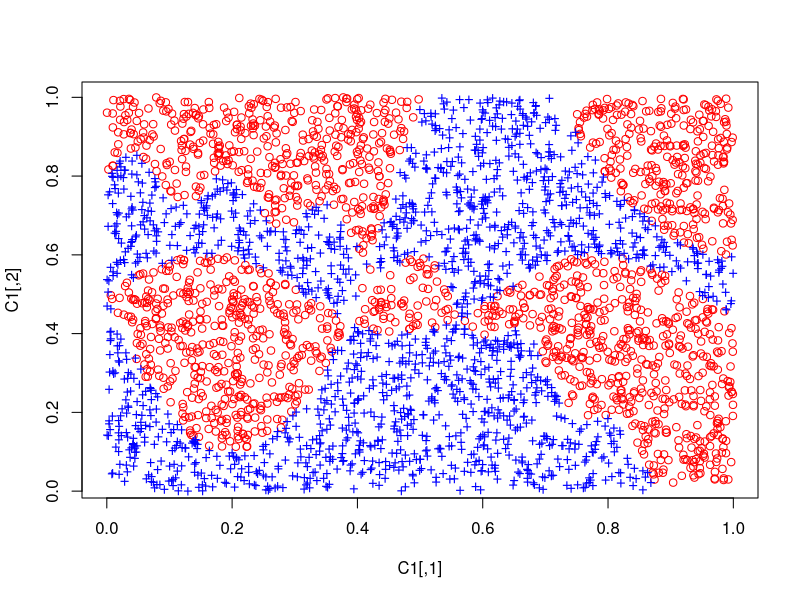
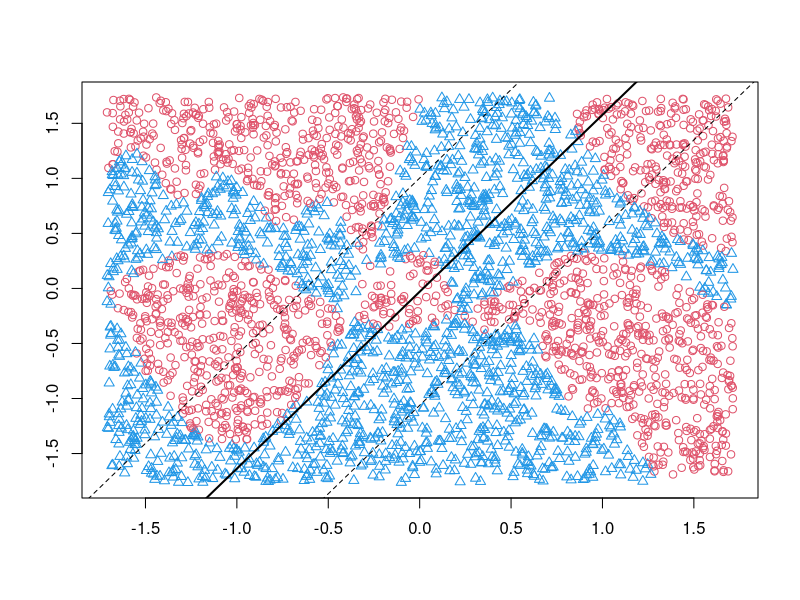
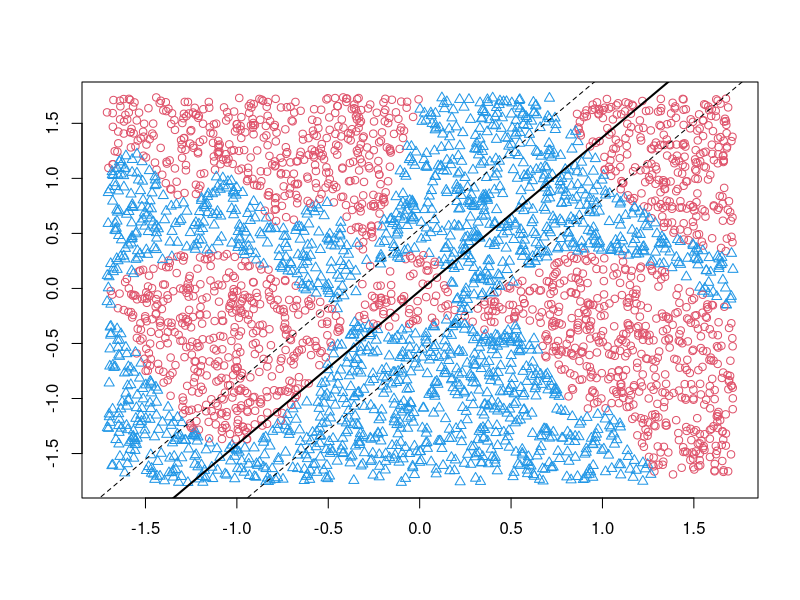
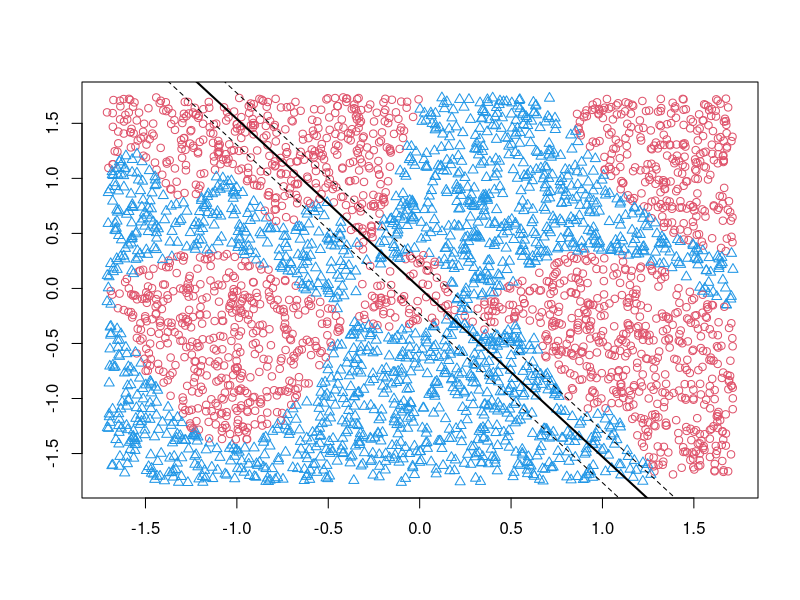
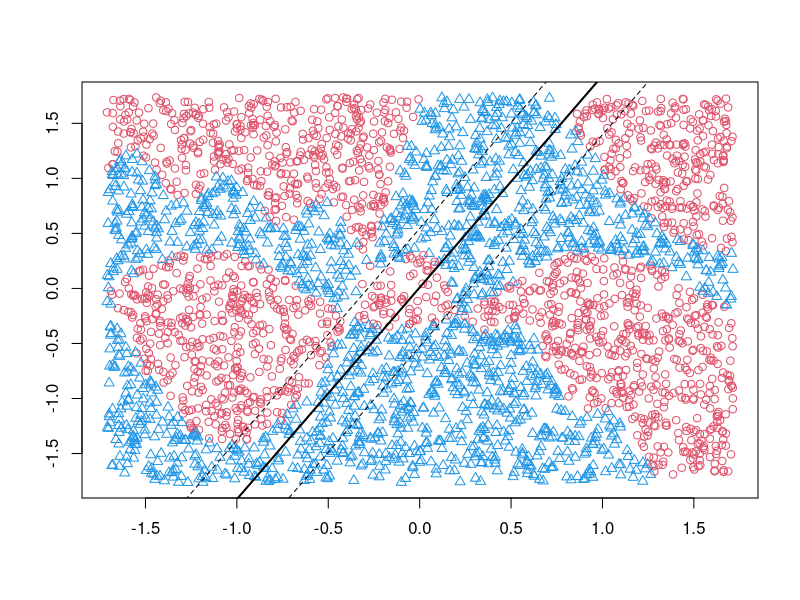
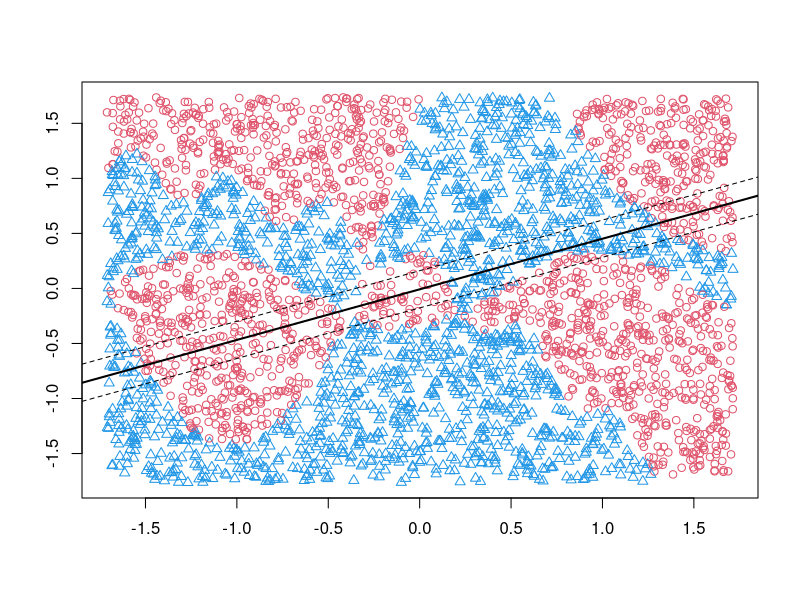
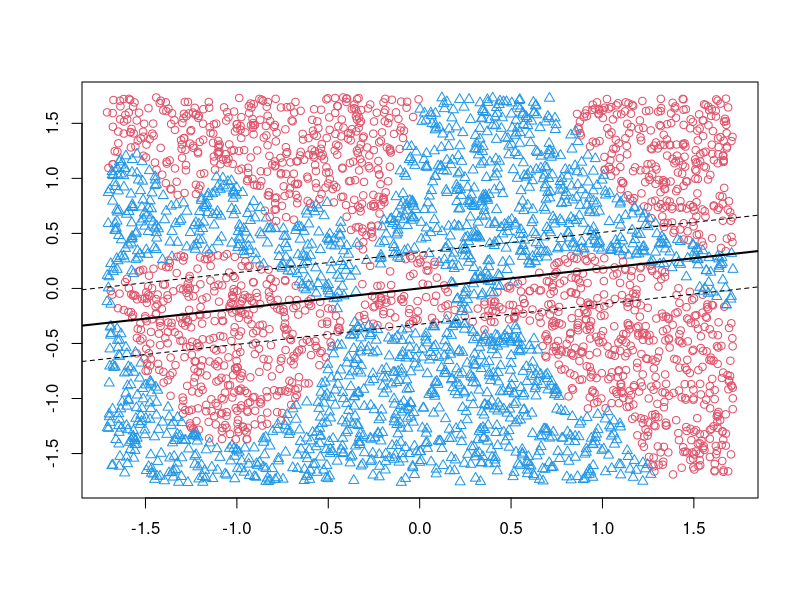
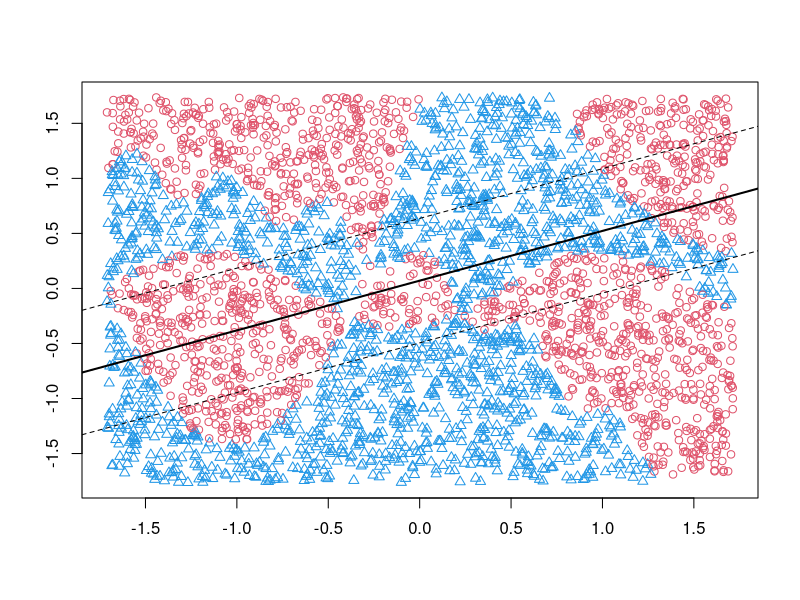

Write R code to recreate these figures, in order.
## P2 problem
set.seed(101)
library(caret)
library(kernlab)
OkoljePodatki <- 'C:/Users/Podlogar/Documents/DES/P2/Podatki'
OkoljeBL <- 'C:/Users/Podlogar/Documents/DES/P2/Base learner'
n <- 2*500 + 2*500 + 2*500 + 2*2000
FM <- matrix(runif(n), n/2, 2)



vect <- c(1, 0.4)



classP2 <- function(vect){
	if((vect[2] > (-0.1*(vect[1]*10)^2 + 0.6*sin(4*vect[1]*10) + 8)/10 & vect[2] > ((10*vect[1] -2)^2 + 1)/10) |
		(vect[2] < (sin(10*vect[1]) + 5)/10 & vect[2] > ((10*vect[1] -2)^2 + 1)/10) |
		(vect[2] > (sin(10*vect[1]) + 5)/10 & vect[2] < ((10*vect[1] -2)^2 + 1)/10 & vect[2] < (-0.1*(vect[1]*10)^2 + 0.6*sin(4*vect[1]*10) + 8)/10) |
		(vect[2] < (sin(10*vect[1]) + 5)/10 & vect[2] > (-0.1*(vect[1]*10)^2 + 0.6*sin(4*vect[1]*10) + 8)/10) |
		(vect[2] > (0.5*(10*vect[1] - 10)^2 + 6)/10)
		){
		return(1)
	}
	else{
		return(2)
	}
}


class <- apply(FM, 1, classP2)
summary(factor(class))


trainBL <- FM[1:500,]
yTrainBL <- factor(class[1:500])

sosedSet <- FM[501:1000,]
ySosedSet <- factor(class[501:1000])

metaSet <- FM[1001:1500,]
yMetaSet <- factor(class[1001:1500])

testSet <- FM[1501:3500,]
yTestSet <- factor(class[1501:3500])

setwd(OkoljePodatki)
	saveRDS(trainBL, 'trainBL.rds')
	saveRDS(yTrainBL, 'yTrainBL.rds')
	
	saveRDS(sosedSet, 'sosedSet.rds')
	saveRDS(ySosedSet, 'ySosedSet.rds')
	
	saveRDS(metaSet, 'metaSet.rds')
	saveRDS(yMetaSet, 'yMetaSet.rds')
	
	saveRDS(testSet, 'testSet.rds')
	saveRDS(yTestSet, 'yTestSet.rds')

C1 <- FM[class == 1,]
C2 <- FM[class == 2,]
plot(C1, col = 'red')
points(C2, col = 'blue', pch = '+')



for(i in 1:10){
	take <- createDataPartition(class, p = 0.1, list = FALSE)
	X <- FM[take,]
	y <- class[take]
	svp <- ksvm(X,y,type="C-svc")
	##plot(svp,data=FM)
		plot(scale(FM), col=class*2, pch=class, xlab="", ylab="")
		w <- colSums(coef(svp)[[1]] * FM[unlist(alphaindex(svp)),])
		b <- b(svp)
		abline(b/w[1],-w[2]/w[1], col = 'black', lwd = 2)
		abline((b+1)/w[1],-w[2]/w[1],lty=2)
		abline((b-1)/w[1],-w[2]/w[1],lty=2)
	ime <- paste0('ksvm', i, '.rds')
	setwd(OkoljeBL)
	saveRDS(svp, ime) 
	}
